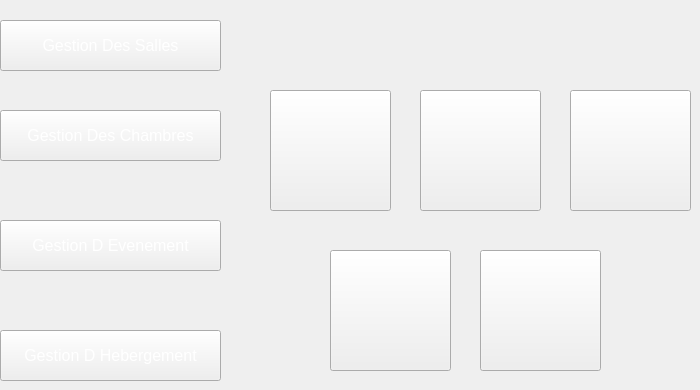
    <widget class="QWidget" name="page_7">
     <widget class="QPushButton" name="pushButton_252">
      <property name="geometry">
       <rect>
        <x>0</x>
        <y>110</y>
        <width>221</width>
        <height>51</height>
       </rect>
      </property>
      <property name="font">
       <font>
        <pointsize>12</pointsize>
       </font>
      </property>
      <property name="styleSheet">
       <string notr="true">color: rgb(255, 255, 255);
</string>
      </property>
      <property name="text">
       <string>Gestion Des Chambres</string>
      </property>
     </widget>
     <widget class="QPushButton" name="pushButton_253">
      <property name="geometry">
       <rect>
        <x>330</x>
        <y>250</y>
        <width>121</width>
        <height>121</height>
       </rect>
      </property>
      <property name="styleSheet">
       <string notr="true">image: url(:/img/8774.png);</string>
      </property>
      <property name="text">
       <string/>
      </property>
     </widget>
     <widget class="QPushButton" name="pushButton_254">
      <property name="geometry">
       <rect>
        <x>270</x>
        <y>90</y>
        <width>121</width>
        <height>121</height>
       </rect>
      </property>
      <property name="styleSheet">
       <string notr="true">

image: url(:/img/icon-ajout2.png);</string>
      </property>
      <property name="text">
       <string/>
      </property>
     </widget>
     <widget class="QPushButton" name="pushButton_255">
      <property name="geometry">
       <rect>
        <x>480</x>
        <y>250</y>
        <width>121</width>
        <height>121</height>
       </rect>
      </property>
      <property name="styleSheet">
       <string notr="true">image: url(:/img/icon-afficher2.png);</string>
      </property>
      <property name="text">
       <string/>
      </property>
     </widget>
     <widget class="QPushButton" name="pushButton_256">
      <property name="geometry">
       <rect>
        <x>0</x>
        <y>220</y>
        <width>221</width>
        <height>51</height>
       </rect>
      </property>
      <property name="font">
       <font>
        <pointsize>12</pointsize>
       </font>
      </property>
      <property name="styleSheet">
       <string notr="true">color: rgb(255, 255, 255);</string>
      </property>
      <property name="text">
       <string>Gestion D Evenement</string>
      </property>
     </widget>
     <widget class="QPushButton" name="pushButton_257">
      <property name="geometry">
       <rect>
        <x>420</x>
        <y>90</y>
        <width>121</width>
        <height>121</height>
       </rect>
      </property>
      <property name="styleSheet">
       <string notr="true">image: url(:/img/icon-modif2 (1).png);</string>
      </property>
      <property name="text">
       <string/>
      </property>
     </widget>
     <widget class="QPushButton" name="pushButton_258">
      <property name="geometry">
       <rect>
        <x>0</x>
        <y>330</y>
        <width>221</width>
        <height>51</height>
       </rect>
      </property>
      <property name="font">
       <font>
        <pointsize>12</pointsize>
       </font>
      </property>
      <property name="styleSheet">
       <string notr="true">color: rgb(255, 255, 255);
</string>
      </property>
      <property name="text">
       <string>Gestion D Hebergement</string>
      </property>
     </widget>
     <widget class="QPushButton" name="pushButton_259">
      <property name="geometry">
       <rect>
        <x>570</x>
        <y>90</y>
        <width>121</width>
        <height>121</height>
       </rect>
      </property>
      <property name="styleSheet">
       <string notr="true">image: url(:/img/icon-supp2 (1).png);</string>
      </property>
      <property name="text">
       <string/>
      </property>
     </widget>
     <widget class="QPushButton" name="pushButton_260">
      <property name="geometry">
       <rect>
        <x>0</x>
        <y>20</y>
        <width>221</width>
        <height>51</height>
       </rect>
      </property>
      <property name="font">
       <font>
        <pointsize>12</pointsize>
       </font>
      </property>
      <property name="styleSheet">
       <string notr="true">color: rgb(255, 255, 255);
background-image: url(:/img/selected2.png);
</string>
      </property>
      <property name="text">
       <string>Gestion Des Salles</string>
      </property>
     </widget>
    </widget>
